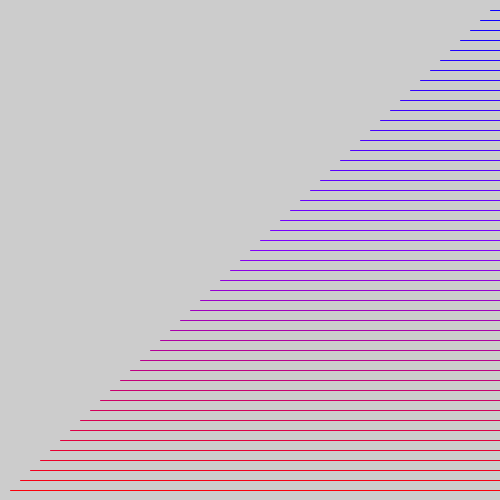
Frame 1 (no input)
Frame 60 (the mouse pressed at the canvas centre just before this capture): identical to frame 1, image omitted
Frame 120 (the mouse held since frame 60 and released just before this capture): identical to frame 1, image omitted

The Processing sketch that drew this single still picture (run headless with seeded random() and noise(); from frame 60 on, the mouse is pressed at the canvas centre):

// Processing sketch: processing_184389
// ── processing_184389.pde

int x = 0;
int y = 500;
int R = 255;
int B = 0;

void setup(){
size (500, 500);

}

void draw(){
  
  while(x < width){
  stroke(R, 0, B);
  line(x, y, 500, y);
  R-=5;
  B+=10;
  x+=10;
  y-=10;
  
  }
} 
  
